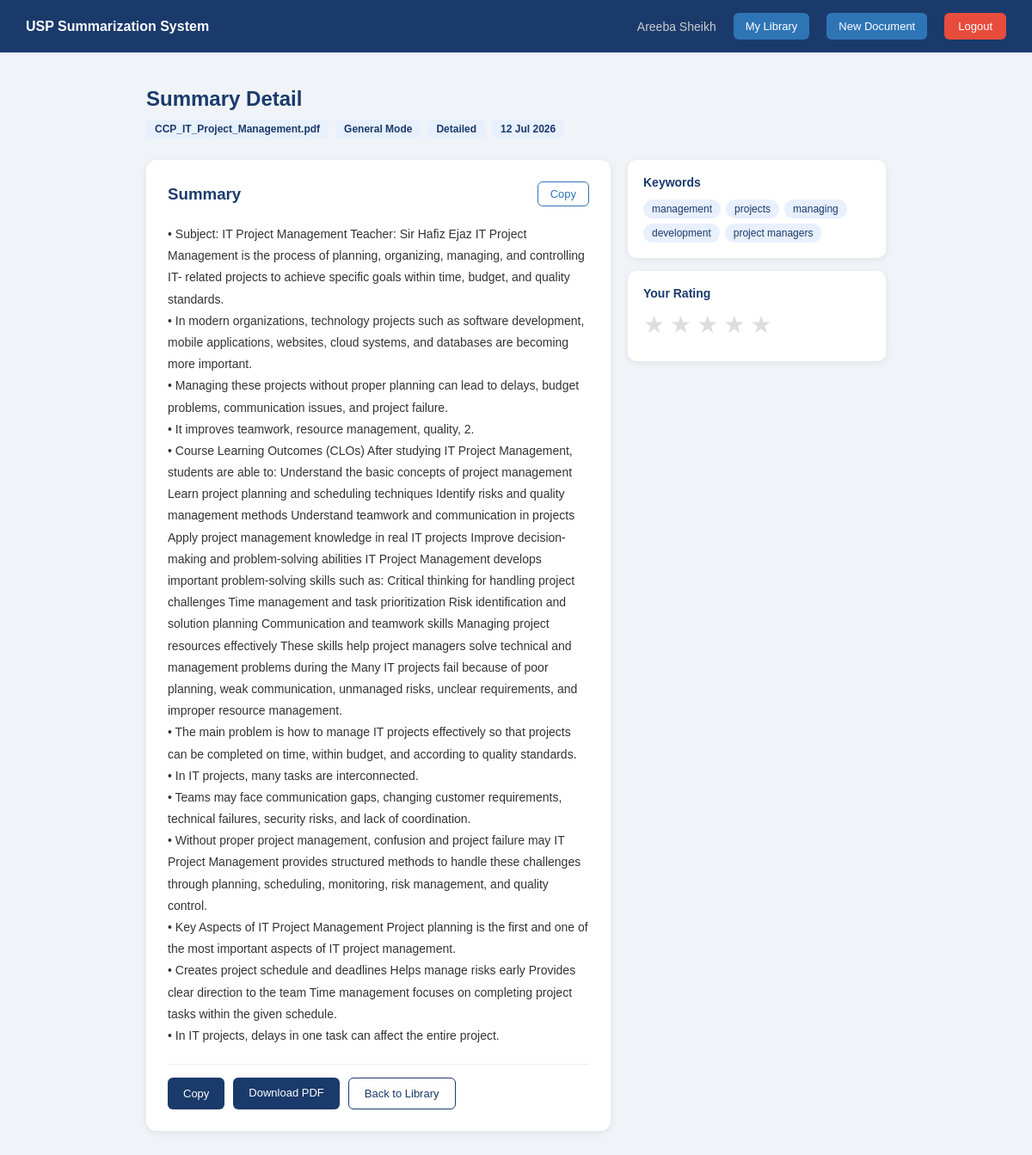
Page /library/view/61 (signed in) on the committed database.
### models/document.py (models this page shows)
class Document(db.Model):
    __tablename__ = 'documents'
    document_id = db.Column(db.Integer, primary_key=True, autoincrement=True)
    user_id = db.Column(db.Integer, db.ForeignKey('users.user_id'), nullable=False)
    filename = db.Column(db.String(255), nullable=False)
    filetype = db.Column(db.String(10), nullable=False)
    upload_date = db.Column(db.DateTime, default=datetime.utcnow)
    extracted_text = db.Column(db.Text, nullable=False)
    summaries = db.relationship('Summary', backref='document', lazy=True)
    chats = db.relationship('Chat', backref='document', lazy=True)

### models/summary.py (models this page shows)
class Summary(db.Model):
    __tablename__ = 'summaries'
    summary_id = db.Column(db.Integer, primary_key=True, autoincrement=True)
    document_id = db.Column(db.Integer, db.ForeignKey('documents.document_id'), nullable=False)
    mode = db.Column(db.String(20), nullable=False)
    length = db.Column(db.String(20), nullable=False)
    summary_text = db.Column(db.Text, nullable=False)
    keywords = db.Column(db.Text, nullable=True)
    rating = db.Column(db.Integer, nullable=True)
    generated_date = db.Column(db.DateTime, default=datetime.utcnow)

### routes/library.py (the view)
@library.route('/library/view/<int:summary_id>')
@login_required
def view_summary(summary_id):
    summary = Summary.query.get_or_404(summary_id)
    document = Document.query.get(summary.document_id)
    if document.user_id != session['user_id']:
        flash('Access denied.', 'error')
        return redirect(url_for('library.view_library'))
    try:
        summary_data = json.loads(summary.summary_text)
        is_academic=isinstance(summary_data, dict)
        if not is_academic:
            summary_data = summary.summary_text
    except (json.JSONDecodeError,ValueError):
        summary_data = summary.summary_text
        is_academic = False
    keywords = summary.keywords.split(', ') if summary.keywords else []
    return render_template('summary_detail.html',
        summary=summary_data,
        is_academic=is_academic,
        doc_name=document.filename,
        mode=summary.mode,
        length=summary.length,
        keywords=keywords,
        summary_id=summary.summary_id,
        generated_date=summary.generated_date,
        rating=summary.rating
    )

### app.py (called while the page is built)
@event.listens_for(Engine, "connect")
def set_sqlite_pragma(dbapi_connection, connection_record):
    if isinstance(dbapi_connection, sqlite3.Connection):
        cursor = dbapi_connection.cursor()
        cursor.execute("PRAGMA foreign_keys=ON")
        cursor.close()

### routes/library.py (called while the page is built)
def login_required(f):
    @wraps(f)
    def decorated(*args, **kwargs):
        if 'user_id' not in session:
            flash('Please login first.', 'error')
            return redirect(url_for('auth.login'))
        return f(*args, **kwargs)
    return decorated

### templates/summary_detail.html (shortened to what this page needs)
{% extends "base.html" %}
{% block content %}
<nav class="navbar">
    <div class="nav-brand"><strong>USP Summarization System</strong></div>
    <div class="nav-links">
        <span class="nav-user">{{ session.user_name }}</span>
        <a href="/library" class="btn-nav">My Library</a>
        <a href="/upload" class="btn-nav">New Document</a>
        <a href="/logout" class="btn-logout">Logout</a>
    </div>
</nav>
<div class="page-wrapper">
    <div class="result-header">
        <h2>Summary Detail</h2>
        <div class="result-meta">
            <span class="badge">{{ doc_name }}</span>
            <span class="badge">{{ mode | capitalize }} Mode</span>
            <span class="badge">{{ length | capitalize }}</span>
            <span class="badge">{{ generated_date.strftime('%d %b %Y') }}</span>
        </div>
    </div>
    <div class="result-grid">
        <div class="result-card">
            <div class="card-header">
                <h3>Summary</h3>
                <button class="btn-copy" onclick="copySummary()">Copy</button>
            </div>
            <div class="summary-content" id="summaryContent">
                {% if is_academic %}
                    {% for section, content in summary.items() %}
                        <div class="academic-section">
                            <h4 class="section-title">{{ section }}</h4>
                            <div class="section-content">
                                {% for line in content.split('\n') %}
                                    {% if line.strip() %}
                                        <p>{{ line }}</p>
                                    {% endif %}
                                {% endfor %}
                            </div>
                        </div>
                    {% endfor %}
                {% else %}
                    {% for line in summary.split('\n') %}
                        {% if line.strip() %}
                            <p>{{ line }}</p>
                        {% endif %}
                    {% endfor %}
                {% endif %}
            </div>
            <div class="card-actions">
                <button class="btn-action" onclick="copySummary()">Copy</button>
                <a href="/download/{{ summary_id }}" class="btn-action">Download PDF</a>
                <a href="/library" class="btn-action btn-outline">Back to Library</a>
            </div>
        </div>
        <div class="side-panel">
            <div class="keywords-card">
                <h3>Keywords</h3>
                <div class="keywords-list">
                    {% for kw in keywords %}
                        <span class="keyword-tag">{{ kw }}</span>
                    {% endfor %}
                </div>
            </div>
            <div class="rating-card">
                <h3>Your Rating</h3>
                <div class="stars" id="stars">
                    {% for i in range(1, 6) %}
                        <span class="star"
                            data-value="{{ i }}"
                            onclick="rateSummary({{ i }})"
                            style="color: {% if rating and i <= rating %}#f0a500{% else %}#ddd{% endif %}">
                            ★
                        </span>
                    {% endfor %}
                </div>
            </div>
        </div>
    </div>
</div>
{% endblock %}

### static/css/style.css (style rules this page uses)
* { margin: 0; padding: 0; box-sizing: border-box; }
body { font-family: Arial, sans-serif; background: #f0f4f8; color: #333; }
.navbar { background: #1a3a6b; padding: 15px 30px; display: flex; justify-content: space-between; align-items: center; color: white; }
.nav-brand { font-size: 16px; color: white; }
.nav-links { display: flex; align-items: center; gap: 20px; }
.nav-user { font-size: 14px; color: #ccc; }
.btn-logout { background: #e74c3c; color: white; padding: 8px 16px; border-radius: 6px; text-decoration: none; font-size: 13px; }
.page-wrapper { max-width: 900px; margin: 40px auto; padding: 0 20px; }
.badge { background: #e8f0fe; color: #1a3a6b; padding: 4px 10px; border-radius: 4px; font-size: 12px; font-weight: bold; }
.btn-nav { background: #2e75b6; color: white; padding: 8px 14px; border-radius: 6px; text-decoration: none; font-size: 13px; }
.result-header { margin-bottom: 25px; }
.result-header h2 { color: #1a3a6b; margin-bottom: 10px; }
.result-meta { display: flex; gap: 8px; flex-wrap: wrap; }
.result-grid { display: grid; grid-template-columns: 1fr 300px; gap: 20px; align-items: start; }
.result-card { background: white; border-radius: 12px; padding: 25px; box-shadow: 0 2px 10px rgba(0,0,0,0.08); }
.card-header { display: flex; justify-content: space-between; align-items: center; margin-bottom: 20px; }
.card-header h3 { color: #1a3a6b; }
.btn-copy { background: transparent; border: 1px solid #2e75b6; color: #2e75b6; padding: 6px 14px; border-radius: 6px; cursor: pointer; font-size: 13px; }
.summary-content { line-height: 1.8; color: #333; font-size: 14px; min-height: 200px; }
.card-actions { display: flex; gap: 10px; margin-top: 20px; padding-top: 15px; border-top: 1px solid #eee; }
.btn-action { background: #1a3a6b; color: white; padding: 10px 18px; border-radius: 6px; border: none; cursor: pointer; font-size: 13px; text-decoration: none; display: inline-block; }
.side-panel { display: flex; flex-direction: column; gap: 15px; }
.keywords-card, .rating-card, .actions-card { background: white; border-radius: 10px; padding: 18px; box-shadow: 0 2px 8px rgba(0,0,0,0.07); }
.keywords-card h3, .rating-card h3 { color: #1a3a6b; font-size: 14px; margin-bottom: 12px; }
.keywords-list { display: flex; flex-wrap: wrap; gap: 6px; }
.keyword-tag { background: #e8f0fe; color: #1a3a6b; padding: 4px 10px; border-radius: 20px; font-size: 12px; }
.stars { display: flex; gap: 6px; font-size: 28px; cursor: pointer; }
.star { color: #ddd; transition: color 0.2s; }
.btn-outline { background: white; color: #1a3a6b; border: 1px solid #1a3a6b; }

### rows in the picture
Document: filename "CCP_IT_Project_Management.pdf"
Summary: mode "General", length "Detailed", strftime "12 Jul 2026"

### other values in the picture
{{ session.user_name }} "Areeba Sheikh"
{{ line }} "• In modern organizations, technology projects such as software development, mobile applications, websites, cloud systems, and databases are becoming more important." "• Managing these projects without proper planning can lead to delays, budget problems, communication issues, and project failure." "• It improves teamwork, resource management, quality, 2." "• The main problem is how to manage IT projects effectively so that projects can be completed on time, within budget, and according to quality standards." "• In IT projects, many tasks are interconnected." "• Teams may face communication gaps, changing customer requirements, technical failures, security risks, and lack of coordination." "• Key Aspects of IT Project Management Project planning is the first and one of the most important aspects of IT project management." "• Creates project schedule and deadlines Helps manage risks early Provides clear direction to the team Time management focuses on completing project tasks within the given schedule." "• In IT projects, delays in one task can affect the entire project."
{{ kw }} "management" "projects" "managing" "development" "project managers"
